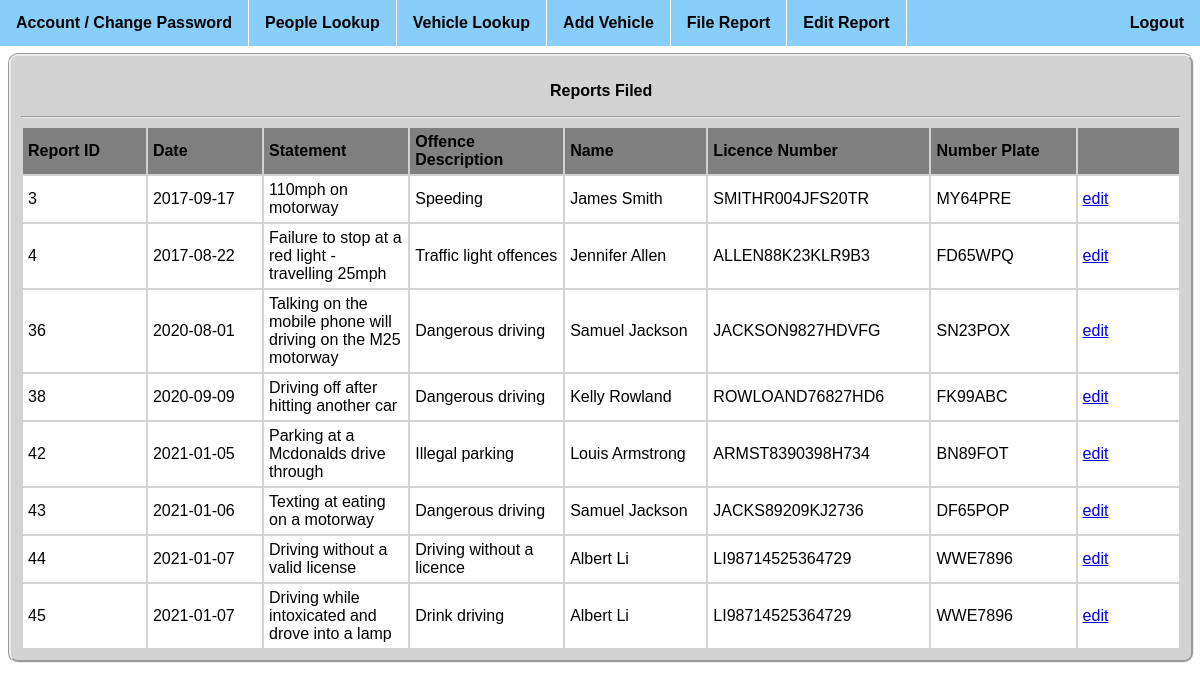
The page /list_reports.php (signed in) on the database its author committed.
### tables this page shows
CREATE TABLE `Incident` (
  `Incident_ID` int(11) NOT NULL,
  `Vehicle_ID` int(11) DEFAULT NULL,
  `People_ID` int(11) DEFAULT NULL,
  `Incident_Date` date NOT NULL,
  `Incident_Report` varchar(500) NOT NULL,
  `Offence_ID` int(11) DEFAULT NULL,
  `Officer_username` varchar(50) NOT NULL
);

CREATE TABLE `Offence` (
  `Offence_ID` int(11) NOT NULL,
  `Offence_description` varchar(50) NOT NULL,
  `Offence_maxFine` int(11) NOT NULL,
  `Offence_maxPoints` int(11) NOT NULL
);

CREATE TABLE `People` (
  `People_ID` int(11) NOT NULL,
  `People_name` varchar(50) NOT NULL,
  `People_address` varchar(50) DEFAULT NULL,
  `People_licence` varchar(16) NOT NULL
);

CREATE TABLE `Vehicle` (
  `Vehicle_ID` int(11) NOT NULL,
  `Vehicle_type` varchar(20) NOT NULL,
  `Vehicle_colour` varchar(20) NOT NULL,
  `Vehicle_licence` varchar(7) NOT NULL
);

### list_reports.php (the view, shortened to what this page needs)
<?php include('menu.php'); ?>
<html>
    <head>
    <link rel="stylesheet" href="trafficreport.css">
    </head>
<div>
<b><p>Reports Filed</p><b>
<hr>
<?php
    include('config.php');
        $conn = mysqli_connect($servername, $username, $password, $dbname);
    $sql = ("SELECT * FROM Incident
            left join Offence on Incident.Offence_ID = Offence.Offence_ID
            left join People on People.People_ID = Incident.People_ID
            left join Vehicle on Vehicle.Vehicle_ID = Incident.Vehicle_ID
            WHERE Officer_username = '".$_SESSION['username']."';");
    $result = mysqli_query($conn,$sql);
    if (mysqli_num_rows($result) > 0){
        echo"<table id=list><tr><th>Report ID</th> <th>Date</th> <th>Statement</th> <th>Offence Description</th> <th>Name</th> <th>Licence Number</th> <th>Number Plate</th> <th></th>";
        while($row = mysqli_fetch_assoc($result)){
            echo "<tr><td>".$row["Incident_ID"]."</td><td>".$row["Incident_Date"]."</td><td>". $row["Incident_Report"]. "</td><td>". $row["Offence_description"]. "</td><td>" .$row["People_name"]. "</td><td>" .$row["People_licence"]."</td><td>".$row["Vehicle_licence"]."</td><td> <a href='edit_report.php?ID=$row[Incident_ID]'>edit</a></td></tr>";
        }
        echo "</table>";
    }
    else{
        echo("No Report Files");
    }
?>
</div>
</html>

### menu.php (shortened to what this page needs)
<html>
    <head>
        <header>
        <ul>
        <b> <li><a href="change_password.php">Account / Change Password</a></li>
            <li><a href="people_lookup.php">People Lookup</a></li>
            <li><a href="vehicle_lookup.php">Vehicle Lookup</a></li>
            <li><a href="add_vehicle2.php">Add Vehicle</a></li>
            <li><a href="file_report.php">File Report</a></li>
            <li><a href="list_reports.php">Edit Report</a></li>
            <li><a href="login.php">Logout</a></li></b>
        </header>
</html>

### trafficreport.css (style rules this page uses)
div { border-radius: 10px; background-color:lightgrey; padding: 10px; width: 98%; margin-top: 15px; margin-left:0px; display: inline-block; text-align: center; border-style: groove; }
#list td { border: 50px; padding: 5px; text-align: left; background-color: white; width: 400px; }
#list th { border: 50px; padding: 5px; text-align: left; background-color: grey; width: 400px; }

### menu.php (style rules this page uses)
ul { list-style-type: none; margin: -8px; padding: 0px; overflow: hidden; background-color: lightskyblue; }
li { float: left; border-right:1.5px solid; color: white; }
li:last-child { float: right; border-right: none; }
li a { display: block; color: black; text-align: center; padding: 14px 16px; text-decoration: none; }

### rows shown on the page
incident: Incident_ID "3", Incident_Date "2017-09-17", Incident_Report "110mph on motorway", Offence_ID.Offence_description "Speeding", People_ID.People_name "James Smith", People_ID.People_licence "SMITHR004JFS20TR", Vehicle_ID.Vehicle_licence "MY64PRE"
incident: Incident_ID "4", Incident_Date "2017-08-22", Incident_Report "Failure to stop at a red light - travelling 25mph", Offence_ID.Offence_description "Traffic light offences", People_ID.People_name "Jennifer Allen", People_ID.People_licence "ALLEN88K23KLR9B3", Vehicle_ID.Vehicle_licence "FD65WPQ"
incident: Incident_ID "36", Incident_Date "2020-08-01", Incident_Report "Talking on the mobile phone will driving on the M25 motorway", Offence_ID.Offence_description "Dangerous driving", People_ID.People_name "Samuel Jackson", People_ID.People_licence "JACKSON9827HDVFG", Vehicle_ID.Vehicle_licence "SN23POX"
incident: Incident_ID "38", Incident_Date "2020-09-09", Incident_Report "Driving off after hitting another car", Offence_ID.Offence_description "Dangerous driving", People_ID.People_name "Kelly Rowland", People_ID.People_licence "ROWLOAND76827HD6", Vehicle_ID.Vehicle_licence "FK99ABC"
incident: Incident_ID "42", Incident_Date "2021-01-05", Incident_Report "Parking at a Mcdonalds drive through", Offence_ID.Offence_description "Illegal parking", People_ID.People_name "Louis Armstrong", People_ID.People_licence "ARMST8390398H734", Vehicle_ID.Vehicle_licence "BN89FOT"
incident: Incident_ID "43", Incident_Date "2021-01-06", Incident_Report "Texting at eating on a motorway", Offence_ID.Offence_description "Dangerous driving", People_ID.People_name "Samuel Jackson", People_ID.People_licence "JACKS89209KJ2736", Vehicle_ID.Vehicle_licence "DF65POP"
incident: Incident_ID "44", Incident_Date "2021-01-07", Incident_Report "Driving without a valid license", Offence_ID.Offence_description "Driving without a licence", People_ID.People_name "Albert Li", People_ID.People_licence "LI98714525364729", Vehicle_ID.Vehicle_licence "WWE7896"
incident: Incident_ID "45", Incident_Date "2021-01-07", Incident_Report "Driving while intoxicated and drove into a lamp", Offence_ID.Offence_description "Drink driving", People_ID.People_name "Albert Li", People_ID.People_licence "LI98714525364729", Vehicle_ID.Vehicle_licence "WWE7896"
